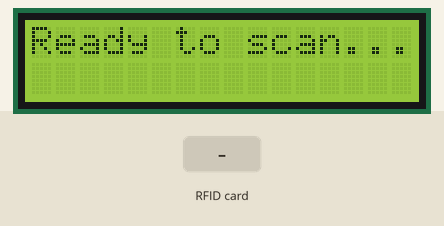
Simulated run of this sketch. Board: Arduino Uno, built with avr-gcc and run on an emulated ATmega328P. Shown: 16×2 character LCD. The inputs (shaded band) are chosen by the test bench.

Above: at 1.3 s.
1.4 s: RFID card 9A F7 8C 2B held to the reader
At 2.0 s:
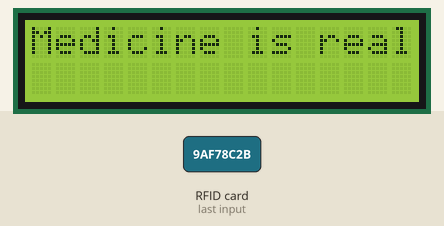
2.9 s: RFID card 5E 7A 19 C4 held to the reader
At 4.3 s:
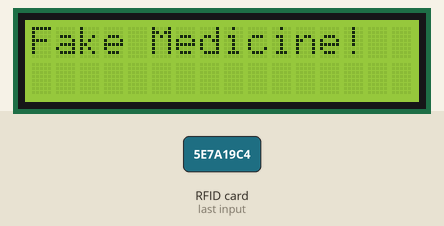
Timing chart, 0 to 5.9 s (numbered marks = the images above; inputs shaded):
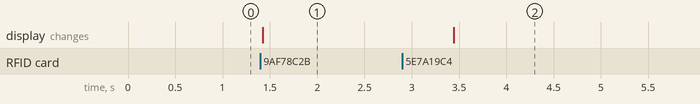

The sketch:

Fake_medicine_checker.ino
```cpp
// including all necessary libries
#include <LiquidCrystal_I2C.h>
#include <SPI.h>
#include <MFRC522.h>


// Pin setup for MFRC522
#define SS_PIN 10
#define RST_PIN 9

// Instance of the RFID
MFRC522 mfrc522(SS_PIN, RST_PIN);

// Set the LCD address to 0x27 for a 16 chars and 2 line display
LiquidCrystal_I2C lcd(0x27, 16, 2);

// Known RFID tag ID of the real medicine
const String realMedicineID = "9A F7 8C 2B";

void setup() {
  // Initialize serial communications with the PC
  Serial.begin(9600);

  // Initialize SPI bus
  SPI.begin();

  // Initialize MFRC522
  mfrc522.PCD_Init();

  // Initialize LCD
  lcd.begin();
// trying lcd to backlight
  lcd.backlight();
  // printing ready to scan
  lcd.print("Ready to scan...");
}

void loop() {
  // Look for new cards
  if (!mfrc522.PICC_IsNewCardPresent() || !mfrc522.PICC_ReadCardSerial()) {
    delay(50);
    return;
  }

  // Show UID on serial monitor
  String content = "";
  for (byte i = 0; i < mfrc522.uid.size; i++) {
    content.concat(String(mfrc522.uid.uidByte[i] < 0x10 ? " 0" : " "));
    content.concat(String(mfrc522.uid.uidByte[i], HEX));
  }

  content.toUpperCase();

  if (content.substring(1) == realMedicineID) {
    // Real medicine found
    lcd.clear();
    lcd.print("Medicine is real");
  } else {
    // Fake medicine found
    lcd.clear();
    lcd.print("Fake Medicine!");
  }

  delay(2000); // Wait 2 seconds between scans for user readability
}
```

Measured:
- after the input at 1.4 s, the display: changes at once (image 1)
- after the input at 2.9 s, the display: changes after 0.55 s (image 2)
